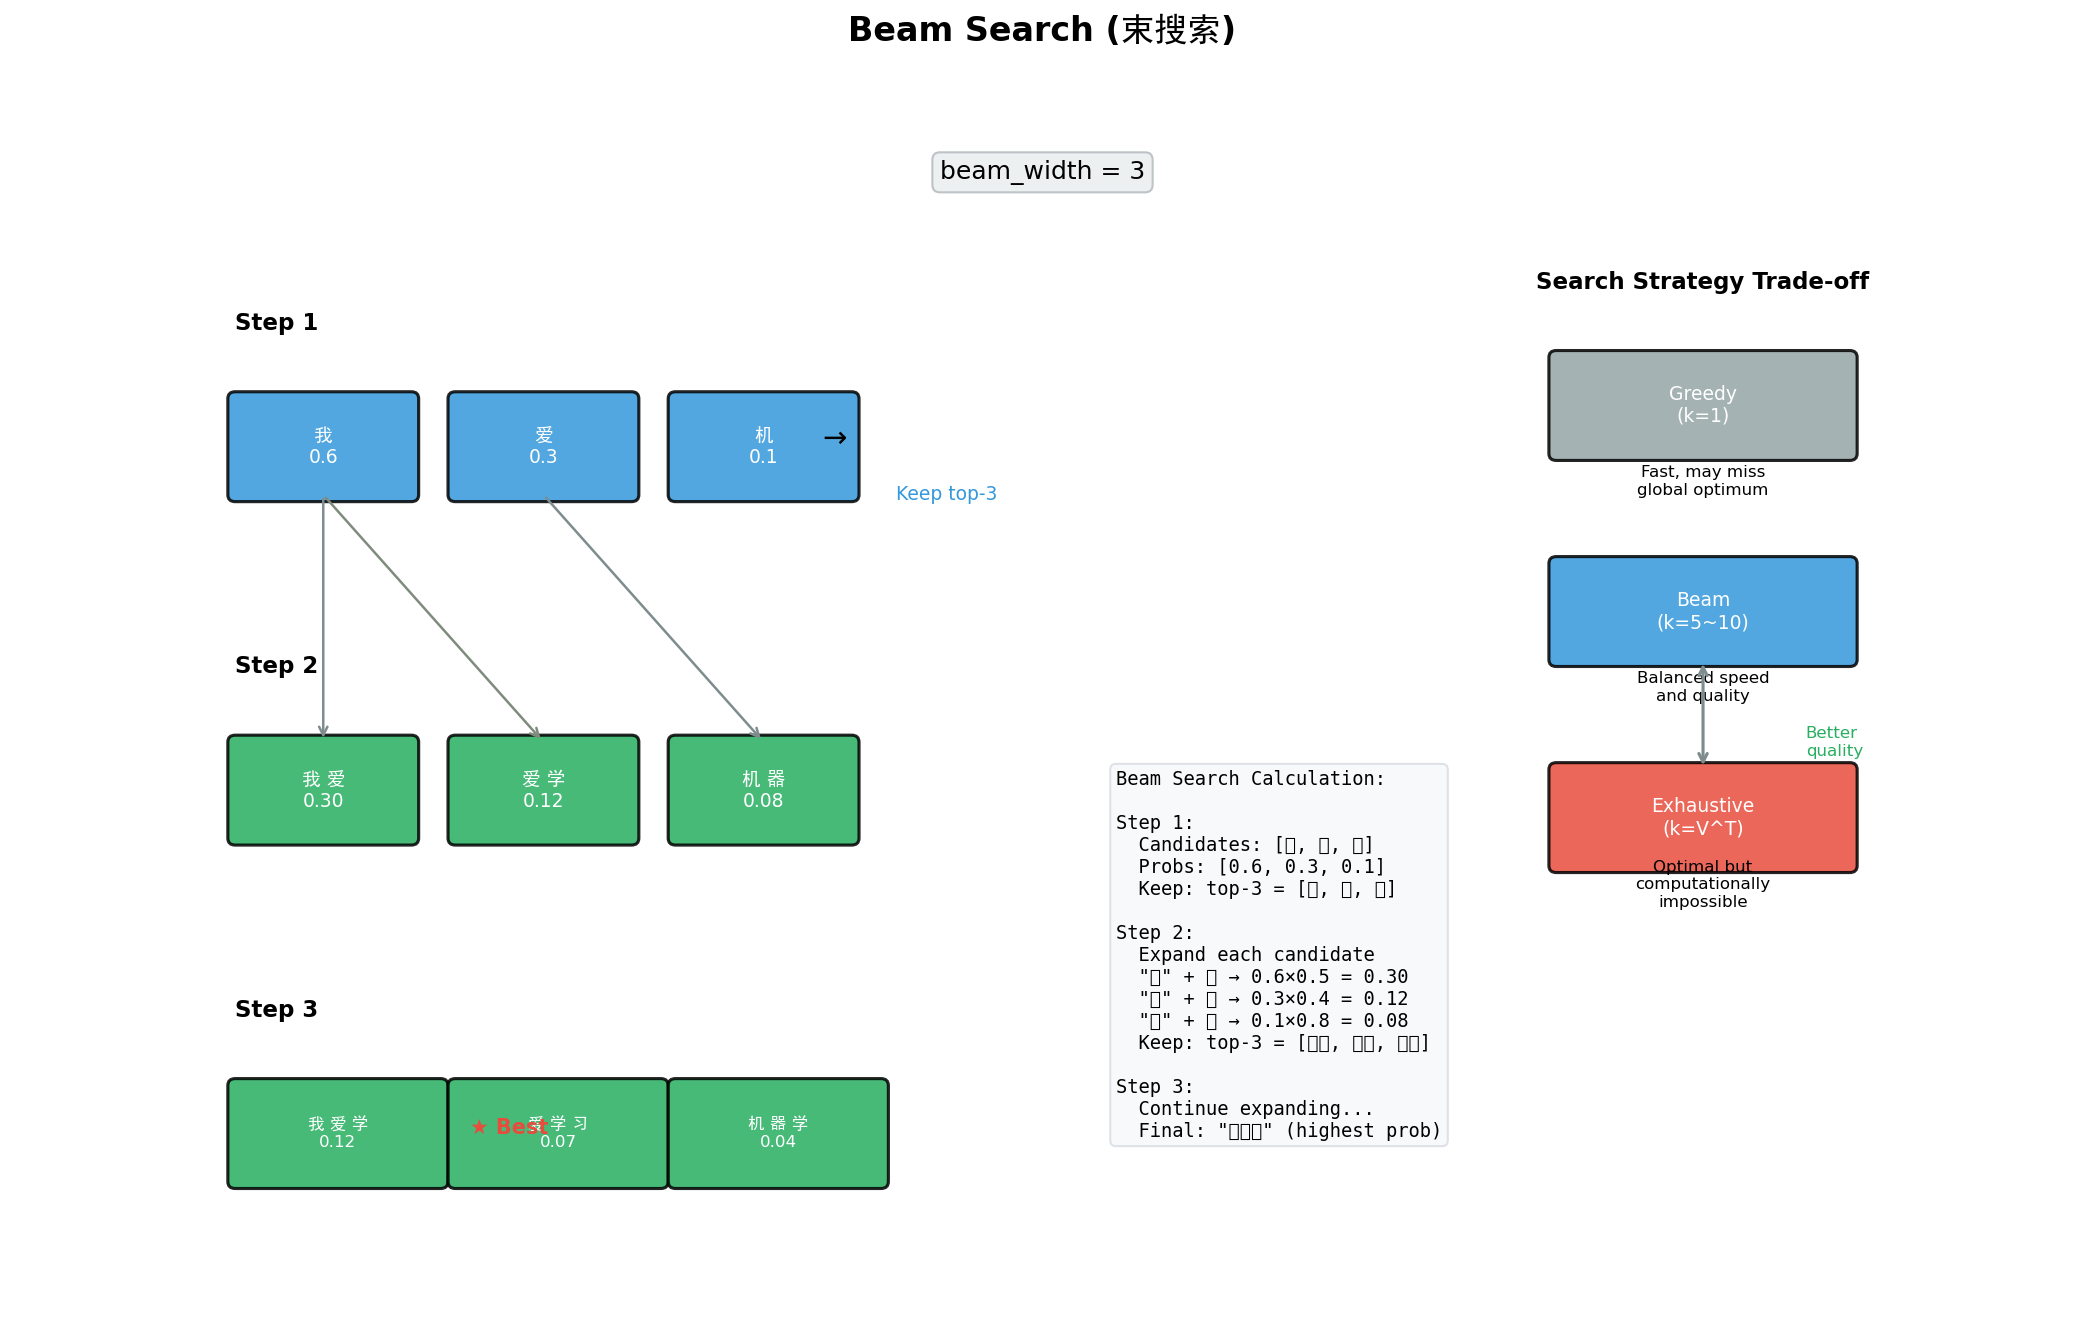

Source code (Python):
"""
图5: Beam Search 搜索策略
展示Beam Search如何在每一步保留top-k候选，并最终选择最优序列
"""
import matplotlib.pyplot as plt
import matplotlib.patches as mpatches
from matplotlib.patches import FancyBboxPatch
import numpy as np
from pathlib import Path

plt.rcParams['font.family'] = ['DejaVu Sans', 'SimHei', 'sans-serif']
plt.rcParams['axes.unicode_minus'] = False

fig, ax = plt.subplots(1, 1, figsize=(14, 9))
ax.set_xlim(0, 14)
ax.set_ylim(0, 9)
ax.axis('off')
ax.set_title("Beam Search (束搜索)", fontsize=16, fontweight='bold', pad=20)

# Colors
color_beam = '#3498DB'
color_candidate = '#95A5A6'
color_selected = '#27AE60'
color_best = '#E74C3C'

def draw_box(ax, x, y, w, h, text, color, fontsize=10, bold=False):
    box = FancyBboxPatch((x, y), w, h, boxstyle="round,pad=0.05",
                         facecolor=color, edgecolor='black', linewidth=1.5, alpha=0.85)
    ax.add_patch(box)
    weight = 'bold' if bold else 'normal'
    ax.text(x + w/2, y + h/2, text, ha='center', va='center',
            fontsize=fontsize, fontweight=weight, color='white')

def draw_arrow(ax, start, end, color='#7F8C8D', lw=2):
    ax.annotate('', xy=end, xytext=start,
                arrowprops=dict(arrowstyle='->', color=color, lw=lw))

# Beam width label
ax.text(7, 8.3, 'beam_width = 3', fontsize=12, ha='center',
        bbox=dict(boxstyle='round', facecolor='#ECF0F1', edgecolor='#BDC3C7'))

# Step 1
ax.text(1.5, 7.2, 'Step 1', fontsize=11, fontweight='bold')
draw_box(ax, 1.5, 6.0, 1.2, 0.7, '我\n0.6', color_beam, 9)
draw_box(ax, 3.0, 6.0, 1.2, 0.7, '爱\n0.3', color_beam, 9)
draw_box(ax, 4.5, 6.0, 1.2, 0.7, '机\n0.1', color_beam, 9)

ax.text(5.5, 6.0 + 0.35, '→', fontsize=14)
ax.text(6.0, 6.0, 'Keep top-3', fontsize=9, ha='left', va='center', color=color_beam)

# Step 2
ax.text(1.5, 4.7, 'Step 2', fontsize=11, fontweight='bold')

# Expanded candidates (cross products shown as labels)
candidates_t2 = [
    ('我爱', 0.30, True), ('我机', 0.06, False), ('爱学', 0.12, True),
    ('爱机', 0.05, False), ('机器', 0.08, True), ('爱学', 0.12, False),
    ('我', 0.6, False), ('爱', 0.3, False), ('机', 0.1, False),
]
# Actually show just the top ones with arrows
positions_t2 = [
    (1.5, 3.5, '我 爱', 0.30, True),
    (3.0, 3.5, '爱 学', 0.12, True),
    (4.5, 3.5, '机 器', 0.08, True),
]
for x, y, text, prob, sel in positions_t2:
    col = color_selected if sel else color_candidate
    draw_box(ax, x, y, 1.2, 0.7, f'{text}\n{prob:.2f}', col, 9)

# Arrows from step 1 to step 2
ax.annotate('', xy=(1.5 + 0.6, 3.5 + 0.7), xytext=(1.5 + 0.6, 6.0),
            arrowprops=dict(arrowstyle='->', color='#7F8C8D', lw=1.2))
ax.annotate('', xy=(3.0 + 0.6, 3.5 + 0.7), xytext=(1.5 + 0.6, 6.0),
            arrowprops=dict(arrowstyle='->', color='#7F8C7D', lw=1.2))
ax.annotate('', xy=(4.5 + 0.6, 3.5 + 0.7), xytext=(3.0 + 0.6, 6.0),
            arrowprops=dict(arrowstyle='->', color='#7F8C8D', lw=1.2))

# Step 3
ax.text(1.5, 2.2, 'Step 3', fontsize=11, fontweight='bold')
positions_t3 = [
    (1.5, 1.0, '我 爱 学', 0.12, True),
    (3.0, 1.0, '爱 学 习', 0.07, True),
    (4.5, 1.0, '机 器 学', 0.04, True),
]
for x, y, text, prob, sel in positions_t3:
    col = color_selected if sel else color_candidate
    draw_box(ax, x, y, 1.4, 0.7, f'{text}\n{prob:.2f}', col, 8)

# Star the best
ax.text(1.5 + 1.4 + 0.2, 1.35, '★ Best', fontsize=10, color=color_best, fontweight='bold')

# Calculation annotation
ax.text(7.5, 4.0,
        'Beam Search Calculation:\n\n'
        'Step 1:\n'
        '  Candidates: [我, 爱, 机]\n'
        '  Probs: [0.6, 0.3, 0.1]\n'
        '  Keep: top-3 = [我, 爱, 机]\n\n'
        'Step 2:\n'
        '  Expand each candidate\n'
        '  "我" + 爱 → 0.6×0.5 = 0.30\n'
        '  "爱" + 学 → 0.3×0.4 = 0.12\n'
        '  "机" + 器 → 0.1×0.8 = 0.08\n'
        '  Keep: top-3 = [我爱, 爱学, 机器]\n\n'
        'Step 3:\n'
        '  Continue expanding...\n'
        '  Final: "我爱学" (highest prob)',
        fontsize=9, va='top', family='monospace',
        bbox=dict(boxstyle='round', facecolor='#F8F9FA', edgecolor='#DEE2E6'))

# Trade-off diagram
ax.text(11.5, 7.5, 'Search Strategy Trade-off', fontsize=11, fontweight='bold', ha='center')

# Greedy
draw_box(ax, 10.5, 6.3, 2, 0.7, 'Greedy\n(k=1)', '#95A5A6', 9)
ax.text(11.5, 6.0, 'Fast, may miss\nglobal optimum', fontsize=8, ha='center')

# Beam
draw_box(ax, 10.5, 4.8, 2, 0.7, 'Beam\n(k=5~10)', color_beam, 9)
ax.text(11.5, 4.5, 'Balanced speed\nand quality', fontsize=8, ha='center')

# Exhaustive
draw_box(ax, 10.5, 3.3, 2, 0.7, 'Exhaustive\n(k=V^T)', color_best, 9)
ax.text(11.5, 3.0, 'Optimal but\ncomputationally\nimpossible', fontsize=8, ha='center')

# Arrow showing trade-off
ax.annotate('', xy=(11.5, 3.3 + 0.7), xytext=(11.5, 4.8),
            arrowprops=dict(arrowstyle='<->', color='#7F8C8D', lw=1.5))
ax.text(12.2, 4.1, 'Better\nquality', fontsize=8, color='#27AE60')

plt.tight_layout()
plt.savefig(Path(__file__).resolve().parent / 'fig5_beam_search.png', dpi=150, bbox_inches='tight')
plt.close()
print("fig5_beam_search.png saved.")
